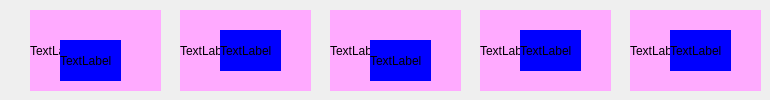
        <widget class="QWidget" name="page_13">
         <widget class="QLabel" name="label_95">
          <property name="geometry">
           <rect>
            <x>30</x>
            <y>10</y>
            <width>131</width>
            <height>81</height>
           </rect>
          </property>
          <property name="styleSheet">
           <string notr="true">background-color: rgb(255, 170, 255);</string>
          </property>
          <property name="text">
           <string>TextLabel</string>
          </property>
         </widget>
         <widget class="QLabel" name="label_96">
          <property name="geometry">
           <rect>
            <x>60</x>
            <y>40</y>
            <width>61</width>
            <height>41</height>
           </rect>
          </property>
          <property name="styleSheet">
           <string notr="true">background-color: rgb(0, 0, 255);</string>
          </property>
          <property name="text">
           <string>TextLabel</string>
          </property>
         </widget>
         <widget class="QLabel" name="label_97">
          <property name="geometry">
           <rect>
            <x>180</x>
            <y>10</y>
            <width>131</width>
            <height>81</height>
           </rect>
          </property>
          <property name="styleSheet">
           <string notr="true">background-color: rgb(255, 170, 255);</string>
          </property>
          <property name="text">
           <string>TextLabel</string>
          </property>
         </widget>
         <widget class="QLabel" name="label_98">
          <property name="geometry">
           <rect>
            <x>220</x>
            <y>30</y>
            <width>61</width>
            <height>41</height>
           </rect>
          </property>
          <property name="styleSheet">
           <string notr="true">background-color: rgb(0, 0, 255);</string>
          </property>
          <property name="text">
           <string>TextLabel</string>
          </property>
         </widget>
         <widget class="QLabel" name="label_99">
          <property name="geometry">
           <rect>
            <x>330</x>
            <y>10</y>
            <width>131</width>
            <height>81</height>
           </rect>
          </property>
          <property name="styleSheet">
           <string notr="true">background-color: rgb(255, 170, 255);</string>
          </property>
          <property name="text">
           <string>TextLabel</string>
          </property>
         </widget>
         <widget class="QLabel" name="label_100">
          <property name="geometry">
           <rect>
            <x>370</x>
            <y>40</y>
            <width>61</width>
            <height>41</height>
           </rect>
          </property>
          <property name="styleSheet">
           <string notr="true">background-color: rgb(0, 0, 255);</string>
          </property>
          <property name="text">
           <string>TextLabel</string>
          </property>
         </widget>
         <widget class="QLabel" name="label_101">
          <property name="geometry">
           <rect>
            <x>480</x>
            <y>10</y>
            <width>131</width>
            <height>81</height>
           </rect>
          </property>
          <property name="styleSheet">
           <string notr="true">background-color: rgb(255, 170, 255);</string>
          </property>
          <property name="text">
           <string>TextLabel</string>
          </property>
         </widget>
         <widget class="QLabel" name="label_102">
          <property name="geometry">
           <rect>
            <x>520</x>
            <y>30</y>
            <width>61</width>
            <height>41</height>
           </rect>
          </property>
          <property name="styleSheet">
           <string notr="true">background-color: rgb(0, 0, 255);</string>
          </property>
          <property name="text">
           <string>TextLabel</string>
          </property>
         </widget>
         <widget class="QLabel" name="label_103">
          <property name="geometry">
           <rect>
            <x>630</x>
            <y>10</y>
            <width>131</width>
            <height>81</height>
           </rect>
          </property>
          <property name="styleSheet">
           <string notr="true">background-color: rgb(255, 170, 255);</string>
          </property>
          <property name="text">
           <string>TextLabel</string>
          </property>
         </widget>
         <widget class="QLabel" name="label_104">
          <property name="geometry">
           <rect>
            <x>670</x>
            <y>30</y>
            <width>61</width>
            <height>41</height>
           </rect>
          </property>
          <property name="styleSheet">
           <string notr="true">background-color: rgb(0, 0, 255);</string>
          </property>
          <property name="text">
           <string>TextLabel</string>
          </property>
         </widget>
        </widget>
